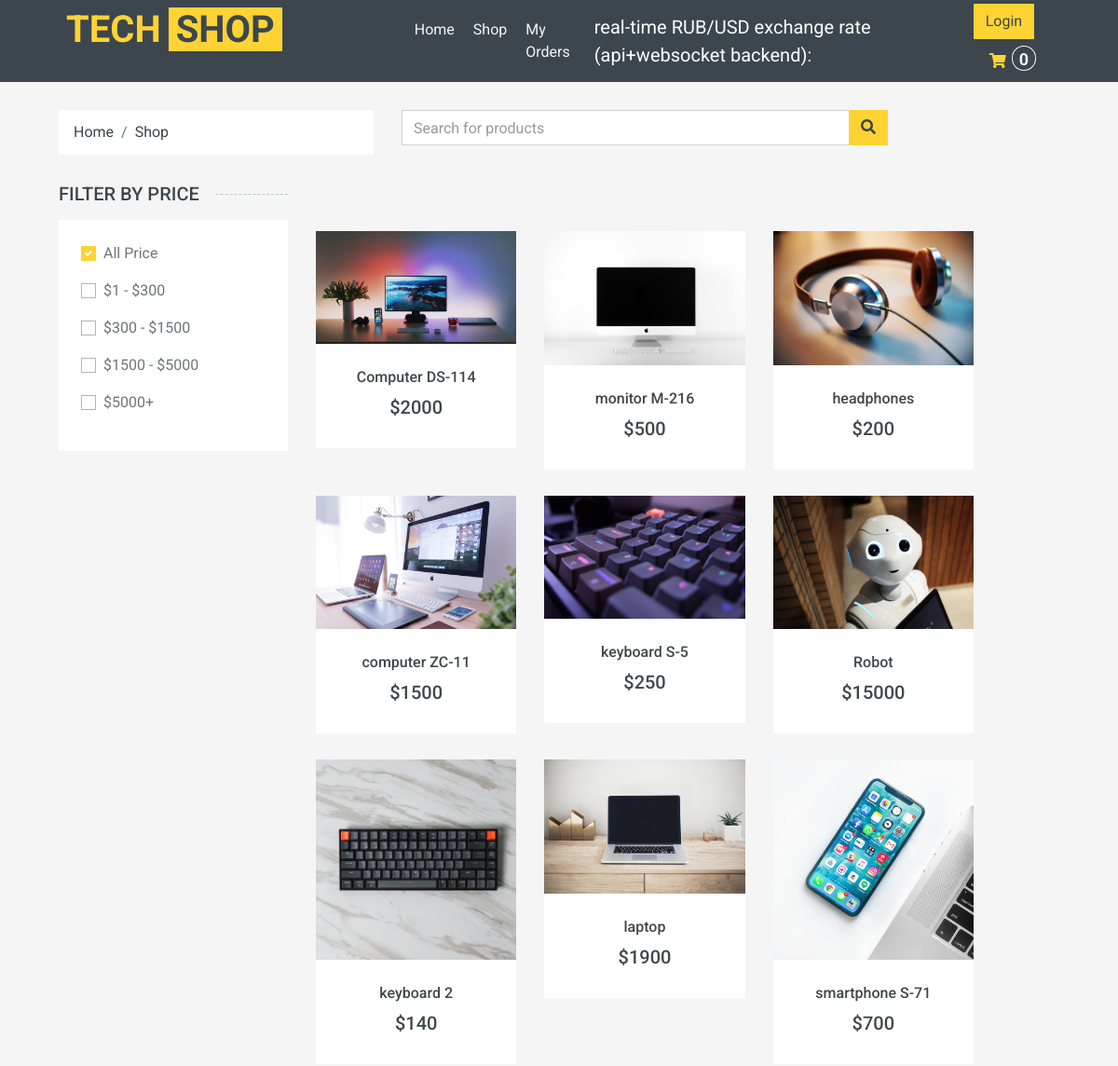
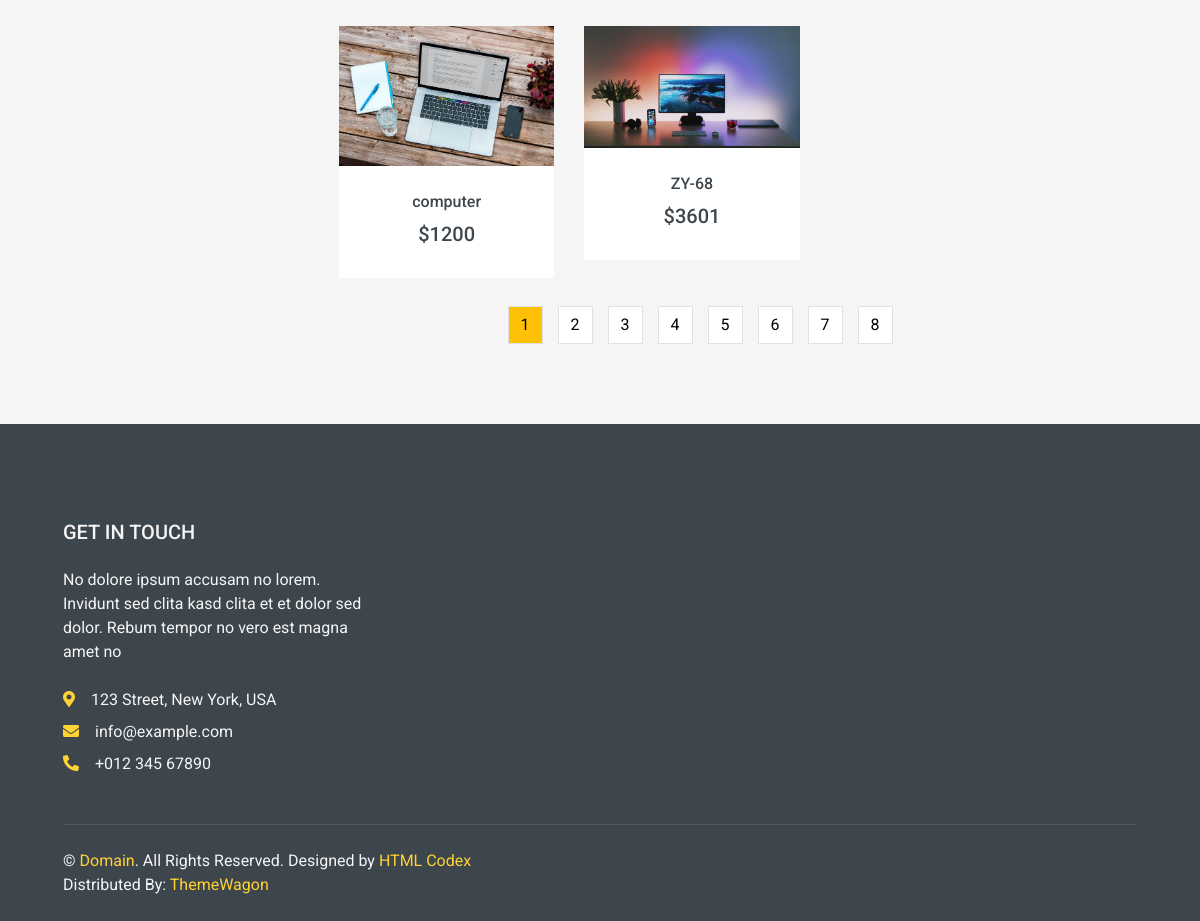
Page /shop on the committed database (2 pictures, top to bottom).
### shop/models.py (models this page shows, shortened)
class Product(models.Model):
    CATEGORY = (
    ("Tech", "Tech"),
    ("New", "New"),
    ("Popular", "Popular"),
    )
    default_description = """
    Eos no lorem eirmod diam diam, eos elitr et gubergren diam sea. Consetetur vero aliquyam invidunt duo dolores et duo sit. Vero diam ea vero et dolore rebum, dolor rebum eirmod consetetur invidunt sed sed et, lorem duo et eos elitr, sadipscing kasd ipsum rebum diam. Dolore diam stet rebum sed tempor kasd eirmod. Takimata kasd ipsum accusam sadipscing, eos dolores sit no ut diam consetetur duo justo est, sit sanctus diam tempor aliquyam eirmod nonumy rebum dolor accusam, ipsum kasd eos consetetur at sit rebum, diam kasd invidunt tempor lorem, ipsum lorem elitr sanctus eirmod takimata dolor ea invidunt.

    Dolore magna est eirmod sanctus dolor, amet diam et eirmod et ipsum. Amet dolore tempor consetetur sed lorem dolor sit lorem tempor. Gubergren amet amet labore sadipscing clita clita diam clita. Sea amet et sed ipsum lorem elitr et, amet et labore voluptua sit rebum. Ea erat sed et diam takimata sed justo. Magna takimata justo et amet magna et.
    """
    name = models.CharField(verbose_name = "название продукта" , max_length = 100)
    price = models.IntegerField(null = True, blank = True)
    description = models.TextField(default = default_description, blank = True)
    rating = models.IntegerField(null = True, blank = True)
    pic = models.ImageField(upload_to = "shop/%Y/%m", null = True, blank = True, default = "default_picture.png")
    added_at = models.DateTimeField(verbose_name = "Data of appearance", auto_now_add = True, null = True)
    category = models.CharField(max_length = 100, choices = CATEGORY)
    slug = models.SlugField(blank = True)

### shop/views.py (the view)
# urls.py: path('', include("shop.urls"))
def shop(request):
    user = request.user
    crt = get_cart(request)
    data = request.GET
    last_checkbox_name = "price-0"
    last_checkbox_range = ""
    try:
        if data:
            for i in range(0,5):
                try:
                    last_checkbox_range = data[f"price-{i}"]
                    last_checkbox_name = f"price-{i}"
                except:
                    continue
            start, end = map(lambda x: int(x), last_checkbox_range.split())
            selected_products = Product.objects.all().filter(price__gte = start, price__lte = end)
        else:
            selected_products = Product.objects.all()
    except:
        selected_products = Product.objects.all()
    last_checkbox_range = "+".join(last_checkbox_range.split())
    if "search_string" in request.GET and request.GET['search_string']:
        page = request.GET.get('page', 1)
        search_string = request.GET['search_string']
        products = selected_products.filter(name__icontains = search_string).order_by('name')
        paginator = Paginator(products, 11)
        selected_products = paginator.page(page)
        ctx = {
        "last_checkbox_name" : last_checkbox_name,
        "last_checkbox_range" : last_checkbox_range,
        "selected_products" : selected_products,
        "crt_total_quantity": crt.order_total_quantity,
        "paginator":paginator,
        "previous_search_string":search_string,
        "page" : page,
        }
    else:
        page = request.GET.get('page', 1)
        paginator = Paginator(selected_products, 11)
        selected_products = paginator.page(page)
        ctx = {
        "last_checkbox_name" : last_checkbox_name,
        "last_checkbox_range" : last_checkbox_range,
        "selected_products" : selected_products,
        "crt_total_quantity": crt.order_total_quantity,
        "paginator":paginator,
        "page" : page,
        }
    return render(request,"shop.html",ctx)

### shop/context_processors.py (called while the page is built)
def get_cart_total(request):
    crt = get_cart(request)
    return {"crt_total_quantity": crt.order_total_quantity}

### shop/models.py (called while the page is built)
    @property
    def order_total_quantity(self):
        return sum([item.quantity for item in self.orderitem_set.all()])

### shop/utils.py (called while the page is built)
def get_cart(request):
    user = request.user
    if user.is_authenticated:
        crt, created = Order.objects.get_or_create(customer = user, status = "Cart")
    else:
        crt, created = Order.objects.get_or_create(customer = None, status = "Cart")
    return crt

### templates/shop.html (shortened to what this page needs)
{%extends "main.html"%}
{%load static%}
{%block shop%}
    <div class="container-fluid">
        <div class="row px-xl-5">
            <div class="col-4">
                <nav class="breadcrumb bg-light mb-30">
                    <a class="breadcrumb-item text-dark" href="{%url 'index'%}">Home</a>
                    <a class="breadcrumb-item text-dark" href="{%url 'shop'%}">Shop</a>
                </nav>
            </div>
            <div class="col-6">
            <form action="" class = "search_form">
                <div class="input-group">
                    {%if previous_search_string%}
                    <input name = "search_string" type="text" class="form-control" value = "{{previous_search_string}}" >
                    {%else%}
                    <input name = "search_string" type="text" class="form-control" placeholder="Search for products">
                    {%endif%}
                    <div class="input-group-append">
                      <button class = "btn btn-primary  search_btn" action = "submit"><i class="fa fa-search"></i> </button>
                    </div>
                </div>
            </form>
            </div>
        </div>
    </div>
    <div class="container-fluid">
        <div class="row px-xl-5">
            <div class="col-lg-3 col-md-4">
                <h5 class="section-title position-relative text-uppercase mb-3"><span class="bg-secondary pr-3">Filter by price</span></h5>
                <div class="bg-light p-4 mb-30">
                    <form id = "checkbox_form" action = "#" method = "GET" >
                        <div class="custom-control custom-checkbox d-flex align-items-center justify-content-between mb-3">
                            <label class="custom-control-label" for="price-0">All Price</label>
                        </div>
                        <div class="custom-control custom-checkbox d-flex align-items-center justify-content-between mb-3">
                            <label class="custom-control-label" for="price-1">$1 - $300</label>
                        </div>
                        <div class="custom-control custom-checkbox d-flex align-items-center justify-content-between mb-3">
                            <label class="custom-control-label" for="price-2">$300 - $1500</label>
                        </div>
                        <div class="custom-control custom-checkbox d-flex align-items-center justify-content-between mb-3">
                            <label class="custom-control-label" for="price-3">$1500 - $5000</label>
                        </div>
                        <div class="custom-control custom-checkbox d-flex align-items-center justify-content-between mb-3">
                            <label class="custom-control-label" for="price-4">$5000+</label>
                        </div>
                    </form>
                </div>
            </div>
            <div class="col-lg-8 col-md-8">
                <div class="row pb-3">
                    <div class="col-12 pb-1">
                        <div class="d-flex align-items-center justify-content-between mb-4">
                            <div class="ml-2">
                            </div>
                        </div>
                    </div>
                    {%for product in selected_products%}
                    <div class="col-lg-4 col-md-6 col-sm-6 pb-1">
                        <div class="product-item bg-light mb-4">
                            <div class="product-img position-relative overflow-hidden">
                                <img class="img-fluid w-100" src="{{product.pic.url}}" alt="">
                                <div class="product-action">
                                </div>
                            </div>
                            <div class="text-center py-4">
                                <a class="h6 text-decoration-none text-truncate" href="{%url 'detail' product.slug %}">{{product.name}}</a>
                                <div class="d-flex align-items-center justify-content-center mt-2">
                                    <h5>${{product.price}}</h5>
                                </div>
                            </div>
                        </div>
                    </div>
                    {%endfor%}
                    <div class="col-12">
                        <nav>
                          <ul class="pagination justify-content-center">
                            {% for p in paginator.page_range %}
                              {% if previous_search_string%}
                                <li class="page-item ml-3">
                                  <a class="page-link  pag_btn"  href="?page={{ p }}&search_string={{previous_search_string}}&{{last_checkbox_name}}={{last_checkbox_range}}" style = "color:black;">{{p}}</a>
                                </li>
                              {%else%}
                                <li class="page-item ml-3">
                                  <a class="page-link  pag_btn" href="?page={{ p }}&{{last_checkbox_name}}={{last_checkbox_range}}" style = "color:black;">{{p}}</a>
                                </li>
                              {%endif%}
                            {% endfor %}
                          </ul>
                        </nav>
                    </div>
                </div>
            </div>
        </div>
    </div>
{%endblock%}

### templates/main.html (shortened to what this page needs)
{%load static%}
<!DOCTYPE html>
<html lang="en">
<head>
    <link href="https://cdnjs.cloudflare.com/ajax/libs/font-awesome/5.10.0/css/all.min.css" rel="stylesheet">
    <link href="{%static 'lib/animate/animate.min.css'%}" rel="stylesheet">
    <link href="{%static 'lib/owlcarousel/assets/owl.carousel.min.css' %}" rel="stylesheet">
    <link href="{%static 'css/style.css' %}" rel="stylesheet">
</head>
<body>
    {% include 'include/navbar.html'%}
    {%block shop%} {%endblock%}
    {% include 'include/footer.html'%}
</body>
</html>

### templates/include/navbar.html (shortened to what this page needs)
<div class="container-fluid bg-dark mb-30">
    <div class="row px-xl-5">
        <div class="col-lg-3 d-none d-lg-block">
                <div  class="text-decoration-none" >
                    <div style = "margin-top:8px;">
                    <a href="{%url 'index'%}" class = "text-decoration-none" ><span class="h1 text-uppercase text-primary bg-dark px-2">Tech</span>
                    <span class="h1 text-uppercase text-dark bg-primary px-2 ml-n1">Shop</span></a>
                    </div>
                </div>
        </div>
        <div class="col-lg-9">
            <nav class="navbar navbar-expand-lg bg-dark navbar-dark py-3 py-lg-0 px-0">
                <div class="collapse navbar-collapse justify-content-between" id="navbarCollapse">
                    <div class="navbar-nav mr-auto py-0" style = "margin-left:12%;">
                        <a href="{% url 'index' %}" class="nav-item nav-link ">Home</a>
                        <a href="{% url 'shop' %}" class="nav-item nav-link">Shop</a>
                        <a href="{% url 'my_orders' %}" class="nav-item nav-link">My Orders</a>
                    </div>
                    <div class=" nav-item nav-link" style = "color:white; font-size:20px;">
                      real-time RUB/USD exchange rate (api+websocket backend):
                    </div>
                    <div class="dollar nav-item nav-link" style = "color:white; font-size:30px; margin-left: 1px;">
                    </div>
                    <div class="navbar-nav ml-auto py-0 d-none d-lg-block">
                      {% if user.is_authenticated%}
                      <a href = "{%url 'logout_view' %}"  class = "btn btn-primary" name="button">Log out</a>
                      {%else%}
                      <a href = "{%url 'login_view' %}" type="button" class = "btn btn-primary" name="button">Login</a>
                      {%endif%}
                        <a href="{% url 'cart'%}" class="btn px-0 ml-3">
                            <i class="fas fa-shopping-cart text-primary"></i>
                      <h4 style = " margin-left: 2px; display:inline;"><span class="badge text-secondary border border-secondary rounded-circle total_amount" style="padding-bottom: 2px;"> {{crt_total_quantity}} </span></h4>
                        </a>
                    </div>
                </div>
            </nav>
        </div>
    </div>
</div>

### templates/include/footer.html
<div class="container-fluid bg-dark text-secondary mt-5 pt-5">
    <div class="row px-xl-5 pt-5">
         <div class="col-lg-4 col-md-12 mb-5 pr-3 pr-xl-5">
            <h5 class="text-secondary text-uppercase mb-4">Get In Touch</h5>
            <p class="mb-4">No dolore ipsum accusam no lorem. Invidunt sed clita kasd clita et et dolor sed dolor. Rebum tempor no vero est magna amet no</p>
            <p class="mb-2"><i class="fa fa-map-marker-alt text-primary mr-3"></i>123 Street, New York, USA</p>
            <p class="mb-2"><i class="fa fa-envelope text-primary mr-3"></i>info@example.com</p>
            <p class="mb-0"><i class="fa fa-phone-alt text-primary mr-3"></i>+012 345 67890</p>
        </div>
    </div>
    <div class="row border-top mx-xl-5 py-4" style="border-color: rgba(256, 256, 256, .1) !important;">
        <div class="col-md-6 px-xl-0">
            <p class="mb-md-0 text-center text-md-left text-secondary">
                &copy; <a class="text-primary" href="#">Domain</a>. All Rights Reserved. Designed
                by
                <a class="text-primary" href="https://htmlcodex.com">HTML Codex</a>
                <br>Distributed By: <a href="https://themewagon.com" target="_blank">ThemeWagon</a>
            </p>
        </div>
    </div>
</div>

### rows in the picture
Product: pic (picture), name "Computer DS-114", price "2000"
Product: pic (picture), name "monitor M-216", price "500"
Product: pic (picture), name "headphones", price "200"
Product: pic (picture), name "computer ZC-11", price "1500"
Product: pic (picture), name "keyboard S-5", price "250"
Product: pic (picture), name "Robot", price "15000"
Product: pic (picture), name "keyboard 2", price "140"
Product: pic (picture), name "laptop", price "1900"
Product: pic (picture), name "smartphone S-71", price "700"
Product: pic (picture), name "computer", price "1200"
Product: pic (picture), name "ZY-68", price "3601"

### other values in the picture
{{ crt_total_quantity }} "0"
{{ p }} "1" "2" "3" "4" "5" "6" "7" "8"
